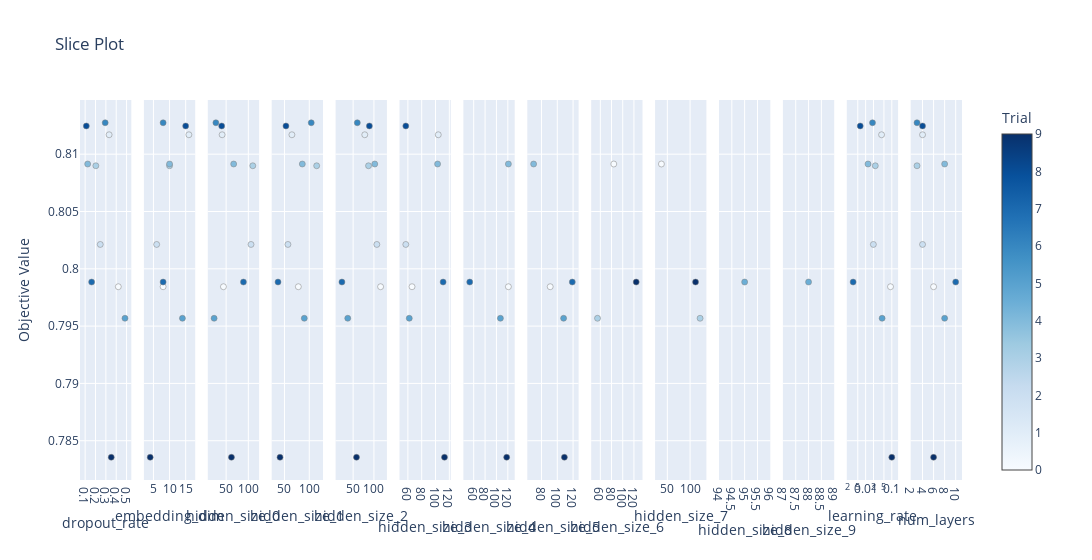

Notebook source saved alongside this figure:
### Code cell
plot_slice(study).show()

### Figure 1 — Plotly figure (JSON) as saved in the notebook; plotly's stock layout.template omitted (floating-point values rounded to 4 significant figures)
{"data": [{"marker": {"color": [0, 1, 2, 3, 4, 5, 6, 7, 8, 9], "colorbar": {"title": {"text": "Trial"}, "x": 1, "xpad": 40}, "colorscale": [[0, "rgb(247,251,255)"], [0.125, "rgb(222,235,247)"], [0.25, "rgb(198,219,239)"], [0.375, "rgb(158,202,225)"], [0.5, "rgb(107,174,214)"], [0.625, "rgb(66,146,198)"], [0.75, "rgb(33,113,181)"], [0.875, "rgb(8,81,156)"], [1, "rgb(8,48,107)"]], "line": {"color": "Grey", "width": 0.5}, "showscale": true}, "mode": "markers", "name": "Feasible Trial", "showlegend": false, "type": "scatter", "x": [0.4202, 0.3314, 0.2459, 0.2033, 0.1242, 0.4847, 0.2936, 0.1627, 0.1113, 0.352], "xaxis": "x", "y": [0.7984, 0.8117, 0.8021, 0.809, 0.8091, 0.7957, 0.8127, 0.7988, 0.8125, 0.7836], "yaxis": "y"}, {"marker": {"color": [0, 1, 2, 3, 4, 5, 6, 7, 8, 9], "colorbar": {"title": {"text": "Trial"}, "x": 1, "xpad": 40}, "colorscale": [[0, "rgb(247,251,255)"], [0.125, "rgb(222,235,247)"], [0.25, "rgb(198,219,239)"], [0.375, "rgb(158,202,225)"], [0.5, "rgb(107,174,214)"], [0.625, "rgb(66,146,198)"], [0.75, "rgb(33,113,181)"], [0.875, "rgb(8,81,156)"], [1, "rgb(8,48,107)"]], "line": {"color": "Grey", "width": 0.5}, "showscale": false}, "mode": "markers", "name": "Feasible Trial", "showlegend": false, "type": "scatter", "x": [8, 16, 6, 10, 10, 14, 8, 8, 15, 4], "xaxis": "x2", "y": [0.7984, 0.8117, 0.8021, 0.809, 0.8091, 0.7957, 0.8127, 0.7988, 0.8125, 0.7836], "yaxis": "y2"}, {"marker": {"color": [0, 1, 2, 3, 4, 5, 6, 7, 8, 9], "colorbar": {"title": {"text": "Trial"}, "x": 1, "xpad": 40}, "colorscale": [[0, "rgb(247,251,255)"], [0.125, "rgb(222,235,247)"], [0.25, "rgb(198,219,239)"], [0.375, "rgb(158,202,225)"], [0.5, "rgb(107,174,214)"], [0.625, "rgb(66,146,198)"], [0.75, "rgb(33,113,181)"], [0.875, "rgb(8,81,156)"], [1, "rgb(8,48,107)"]], "line": {"color": "Grey", "width": 0.5}, "showscale": false}, "mode": "markers", "name": "Feasible Trial", "showlegend": false, "type": "scatter", "x": [44, 41, 106, 110, 67, 23, 27, 89, 40, 62], "xaxis": "x3", "y": [0.7984, 0.8117, 0.8021, 0.809, 0.8091, 0.7957, 0.8127, 0.7988, 0.8125, 0.7836], "yaxis": "y3"}, {"marker": {"color": [0, 1, 2, 3, 4, 5, 6, 7, 8, 9], "colorbar": {"title": {"text": "Trial"}, "x": 1, "xpad": 40}, "colorscale": [[0, "rgb(247,251,255)"], [0.125, "rgb(222,235,247)"], [0.25, "rgb(198,219,239)"], [0.375, "rgb(158,202,225)"], [0.5, "rgb(107,174,214)"], [0.625, "rgb(66,146,198)"], [0.75, "rgb(33,113,181)"], [0.875, "rgb(8,81,156)"], [1, "rgb(8,48,107)"]], "line": {"color": "Grey", "width": 0.5}, "showscale": false}, "mode": "markers", "name": "Feasible Trial", "showlegend": false, "type": "scatter", "x": [78, 65, 57, 115, 86, 90, 104, 37, 53, 41], "xaxis": "x4", "y": [0.7984, 0.8117, 0.8021, 0.809, 0.8091, 0.7957, 0.8127, 0.7988, 0.8125, 0.7836], "yaxis": "y4"}, {"marker": {"color": [0, 1, 2, 3, 4, 5, 6, 7, 8, 9], "colorbar": {"title": {"text": "Trial"}, "x": 1, "xpad": 40}, "colorscale": [[0, "rgb(247,251,255)"], [0.125, "rgb(222,235,247)"], [0.25, "rgb(198,219,239)"], [0.375, "rgb(158,202,225)"], [0.5, "rgb(107,174,214)"], [0.625, "rgb(66,146,198)"], [0.75, "rgb(33,113,181)"], [0.875, "rgb(8,81,156)"], [1, "rgb(8,48,107)"]], "line": {"color": "Grey", "width": 0.5}, "showscale": false}, "mode": "markers", "name": "Feasible Trial", "showlegend": false, "type": "scatter", "x": [116, 78, 107, 87, 102, 37, 60, 23, 89, 58], "xaxis": "x5", "y": [0.7984, 0.8117, 0.8021, 0.809, 0.8091, 0.7957, 0.8127, 0.7988, 0.8125, 0.7836], "yaxis": "y5"}, {"marker": {"color": [0, 1, 2, 4, 5, 7, 8, 9], "colorbar": {"title": {"text": "Trial"}, "x": 1, "xpad": 40}, "colorscale": [[0, "rgb(247,251,255)"], [0.125, "rgb(222,235,247)"], [0.25, "rgb(198,219,239)"], [0.375, "rgb(158,202,225)"], [0.5, "rgb(107,174,214)"], [0.625, "rgb(66,146,198)"], [0.75, "rgb(33,113,181)"], [0.875, "rgb(8,81,156)"], [1, "rgb(8,48,107)"]], "line": {"color": "Grey", "width": 0.5}, "showscale": false}, "mode": "markers", "name": "Feasible Trial", "showlegend": false, "type": "scatter", "x": [66, 104, 57, 103, 62, 111, 57, 113], "xaxis": "x6", "y": [0.7984, 0.8117, 0.8021, 0.8091, 0.7957, 0.7988, 0.8125, 0.7836], "yaxis": "y6"}, {"marker": {"color": [0, 4, 5, 7, 9], "colorbar": {"title": {"text": "Trial"}, "x": 1, "xpad": 40}, "colorscale": [[0, "rgb(247,251,255)"], [0.125, "rgb(222,235,247)"], [0.25, "rgb(198,219,239)"], [0.375, "rgb(158,202,225)"], [0.5, "rgb(107,174,214)"], [0.625, "rgb(66,146,198)"], [0.75, "rgb(33,113,181)"], [0.875, "rgb(8,81,156)"], [1, "rgb(8,48,107)"]], "line": {"color": "Grey", "width": 0.5}, "showscale": false}, "mode": "markers", "name": "Feasible Trial", "showlegend": false, "type": "scatter", "x": [121, 121, 107, 53, 118], "xaxis": "x7", "y": [0.7984, 0.8091, 0.7957, 0.7988, 0.7836], "yaxis": "y7"}, {"marker": {"color": [0, 4, 5, 7, 9], "colorbar": {"title": {"text": "Trial"}, "x": 1, "xpad": 40}, "colorscale": [[0, "rgb(247,251,255)"], [0.125, "rgb(222,235,247)"], [0.25, "rgb(198,219,239)"], [0.375, "rgb(158,202,225)"], [0.5, "rgb(107,174,214)"], [0.625, "rgb(66,146,198)"], [0.75, "rgb(33,113,181)"], [0.875, "rgb(8,81,156)"], [1, "rgb(8,48,107)"]], "line": {"color": "Grey", "width": 0.5}, "showscale": false}, "mode": "markers", "name": "Feasible Trial", "showlegend": false, "type": "scatter", "x": [91, 70, 108, 119, 109], "xaxis": "x8", "y": [0.7984, 0.8091, 0.7957, 0.7988, 0.7836], "yaxis": "y8"}, {"marker": {"color": [4, 5, 7], "colorbar": {"title": {"text": "Trial"}, "x": 1, "xpad": 40}, "colorscale": [[0, "rgb(247,251,255)"], [0.125, "rgb(222,235,247)"], [0.25, "rgb(198,219,239)"], [0.375, "rgb(158,202,225)"], [0.5, "rgb(107,174,214)"], [0.625, "rgb(66,146,198)"], [0.75, "rgb(33,113,181)"], [0.875, "rgb(8,81,156)"], [1, "rgb(8,48,107)"]], "line": {"color": "Grey", "width": 0.5}, "showscale": false}, "mode": "markers", "name": "Feasible Trial", "showlegend": false, "type": "scatter", "x": [84, 55, 124], "xaxis": "x9", "y": [0.8091, 0.7957, 0.7988], "yaxis": "y9"}, {"marker": {"color": [4, 5, 7], "colorbar": {"title": {"text": "Trial"}, "x": 1, "xpad": 40}, "colorscale": [[0, "rgb(247,251,255)"], [0.125, "rgb(222,235,247)"], [0.25, "rgb(198,219,239)"], [0.375, "rgb(158,202,225)"], [0.5, "rgb(107,174,214)"], [0.625, "rgb(66,146,198)"], [0.75, "rgb(33,113,181)"], [0.875, "rgb(8,81,156)"], [1, "rgb(8,48,107)"]], "line": {"color": "Grey", "width": 0.5}, "showscale": false}, "mode": "markers", "name": "Feasible Trial", "showlegend": false, "type": "scatter", "x": [37, 122, 112], "xaxis": "x10", "y": [0.8091, 0.7957, 0.7988], "yaxis": "y10"}, {"marker": {"color": [7], "colorbar": {"title": {"text": "Trial"}, "x": 1, "xpad": 40}, "colorscale": [[0, "rgb(247,251,255)"], [0.125, "rgb(222,235,247)"], [0.25, "rgb(198,219,239)"], [0.375, "rgb(158,202,225)"], [0.5, "rgb(107,174,214)"], [0.625, "rgb(66,146,198)"], [0.75, "rgb(33,113,181)"], [0.875, "rgb(8,81,156)"], [1, "rgb(8,48,107)"]], "line": {"color": "Grey", "width": 0.5}, "showscale": false}, "mode": "markers", "name": "Feasible Trial", "showlegend": false, "type": "scatter", "x": [95], "xaxis": "x11", "y": [0.7988], "yaxis": "y11"}, {"marker": {"color": [7], "colorbar": {"title": {"text": "Trial"}, "x": 1, "xpad": 40}, "colorscale": [[0, "rgb(247,251,255)"], [0.125, "rgb(222,235,247)"], [0.25, "rgb(198,219,239)"], [0.375, "rgb(158,202,225)"], [0.5, "rgb(107,174,214)"], [0.625, "rgb(66,146,198)"], [0.75, "rgb(33,113,181)"], [0.875, "rgb(8,81,156)"], [1, "rgb(8,48,107)"]], "line": {"color": "Grey", "width": 0.5}, "showscale": false}, "mode": "markers", "name": "Feasible Trial", "showlegend": false, "type": "scatter", "x": [88], "xaxis": "x12", "y": [0.7988], "yaxis": "y12"}, {"marker": {"color": [0, 1, 2, 3, 4, 5, 6, 7, 8, 9], "colorbar": {"title": {"text": "Trial"}, "x": 1, "xpad": 40}, "colorscale": [[0, "rgb(247,251,255)"], [0.125, "rgb(222,235,247)"], [0.25, "rgb(198,219,239)"], [0.375, "rgb(158,202,225)"], [0.5, "rgb(107,174,214)"], [0.625, "rgb(66,146,198)"], [0.75, "rgb(33,113,181)"], [0.875, "rgb(8,81,156)"], [1, "rgb(8,48,107)"]], "line": {"color": "Grey", "width": 0.5}, "showscale": false}, "mode": "markers", "name": "Feasible Trial", "showlegend": false, "type": "scatter", "x": [0.08919, 0.04061, 0.01972, 0.02336, 0.01231, 0.04264, 0.01829, 0.003317, 0.006208, 0.09985], "xaxis": "x13", "y": [0.7984, 0.8117, 0.8021, 0.809, 0.8091, 0.7957, 0.8127, 0.7988, 0.8125, 0.7836], "yaxis": "y13"}, {"marker": {"color": [0, 1, 2, 3, 4, 5, 6, 7, 8, 9], "colorbar": {"title": {"text": "Trial"}, "x": 1, "xpad": 40}, "colorscale": [[0, "rgb(247,251,255)"], [0.125, "rgb(222,235,247)"], [0.25, "rgb(198,219,239)"], [0.375, "rgb(158,202,225)"], [0.5, "rgb(107,174,214)"], [0.625, "rgb(66,146,198)"], [0.75, "rgb(33,113,181)"], [0.875, "rgb(8,81,156)"], [1, "rgb(8,48,107)"]], "line": {"color": "Grey", "width": 0.5}, "showscale": false}, "mode": "markers", "name": "Feasible Trial", "showlegend": false, "type": "scatter", "x": [6, 4, 4, 3, 8, 8, 3, 10, 4, 6], "xaxis": "x14", "y": [0.7984, 0.8117, 0.8021, 0.809, 0.8091, 0.7957, 0.8127, 0.7988, 0.8125, 0.7836], "yaxis": "y14"}], "layout": {"title": {"text": "Slice Plot"}, "width": 4200, "xaxis": {"anchor": "y", "domain": [0, 0.05816], "title": {"text": "dropout_rate"}}, "xaxis10": {"anchor": "y10", "domain": [0.652, 0.7102], "title": {"text": "hidden_size_7"}}, "xaxis11": {"anchor": "y11", "domain": [0.7245, 0.7827], "title": {"text": "hidden_size_8"}}, "xaxis12": {"anchor": "y12", "domain": [0.7969, 0.8551], "title": {"text": "hidden_size_9"}}, "xaxis13": {"anchor": "y13", "domain": [0.8694, 0.9276], "title": {"text": "learning_rate"}, "type": "log"}, "xaxis14": {"anchor": "y14", "domain": [0.9418, 1], "title": {"text": "num_layers"}}, "xaxis2": {"anchor": "y2", "domain": [0.07245, 0.1306], "title": {"text": "embedding_dim"}}, "xaxis3": {"anchor": "y3", "domain": [0.1449, 0.2031], "title": {"text": "hidden_size_0"}}, "xaxis4": {"anchor": "y4", "domain": [0.2173, 0.2755], "title": {"text": "hidden_size_1"}}, "xaxis5": {"anchor": "y5", "domain": [0.2898, 0.348], "title": {"text": "hidden_size_2"}}, "xaxis6": {"anchor": "y6", "domain": [0.3622, 0.4204], "title": {"text": "hidden_size_3"}}, "xaxis7": {"anchor": "y7", "domain": [0.4347, 0.4929], "title": {"text": "hidden_size_4"}}, "xaxis8": {"anchor": "y8", "domain": [0.5071, 0.5653], "title": {"text": "hidden_size_5"}}, "xaxis9": {"anchor": "y9", "domain": [0.5796, 0.6378], "title": {"text": "hidden_size_6"}}, "yaxis": {"anchor": "x", "domain": [0, 1], "title": {"text": "Objective Value"}}, "yaxis10": {"anchor": "x10", "domain": [0, 1], "matches": "y", "showticklabels": false}, "yaxis11": {"anchor": "x11", "domain": [0, 1], "matches": "y", "showticklabels": false}, "yaxis12": {"anchor": "x12", "domain": [0, 1], "matches": "y", "showticklabels": false}, "yaxis13": {"anchor": "x13", "domain": [0, 1], "matches": "y", "showticklabels": false}, "yaxis14": {"anchor": "x14", "domain": [0, 1], "matches": "y", "showticklabels": false}, "yaxis2": {"anchor": "x2", "domain": [0, 1], "matches": "y", "showticklabels": false}, "yaxis3": {"anchor": "x3", "domain": [0, 1], "matches": "y", "showticklabels": false}, "yaxis4": {"anchor": "x4", "domain": [0, 1], "matches": "y", "showticklabels": false}, "yaxis5": {"anchor": "x5", "domain": [0, 1], "matches": "y", "showticklabels": false}, "yaxis6": {"anchor": "x6", "domain": [0, 1], "matches": "y", "showticklabels": false}, "yaxis7": {"anchor": "x7", "domain": [0, 1], "matches": "y", "showticklabels": false}, "yaxis8": {"anchor": "x8", "domain": [0, 1], "matches": "y", "showticklabels": false}, "yaxis9": {"anchor": "x9", "domain": [0, 1], "matches": "y", "showticklabels": false}}}
